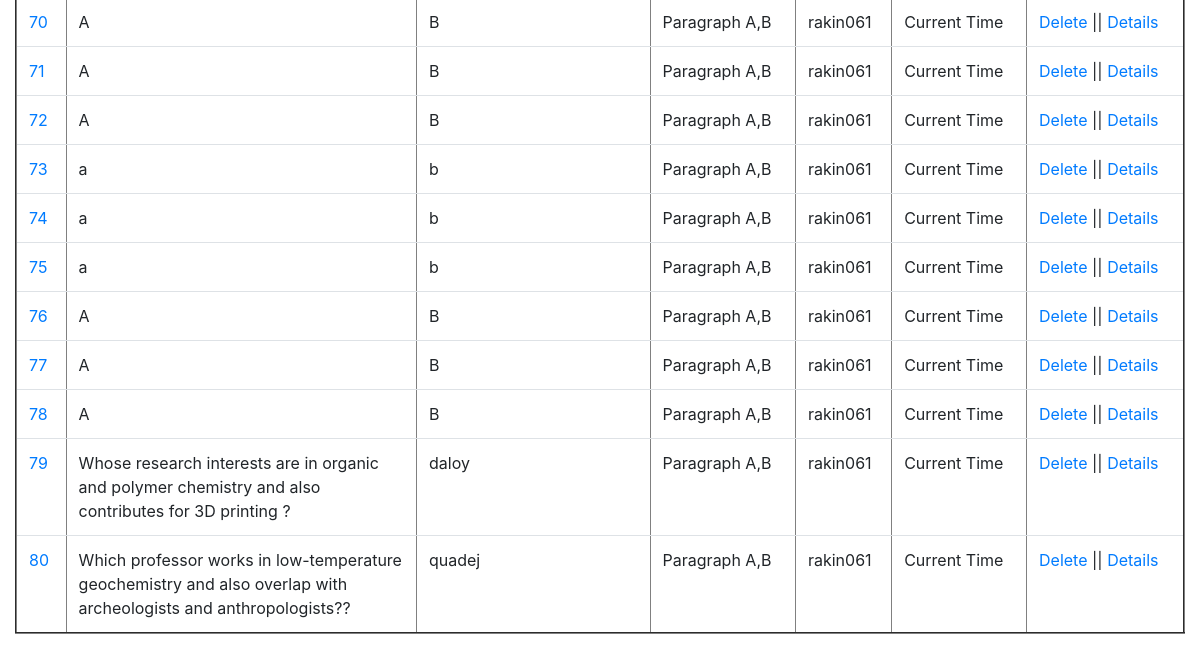
The app's page /elements/ (signed in, lower part), older data.
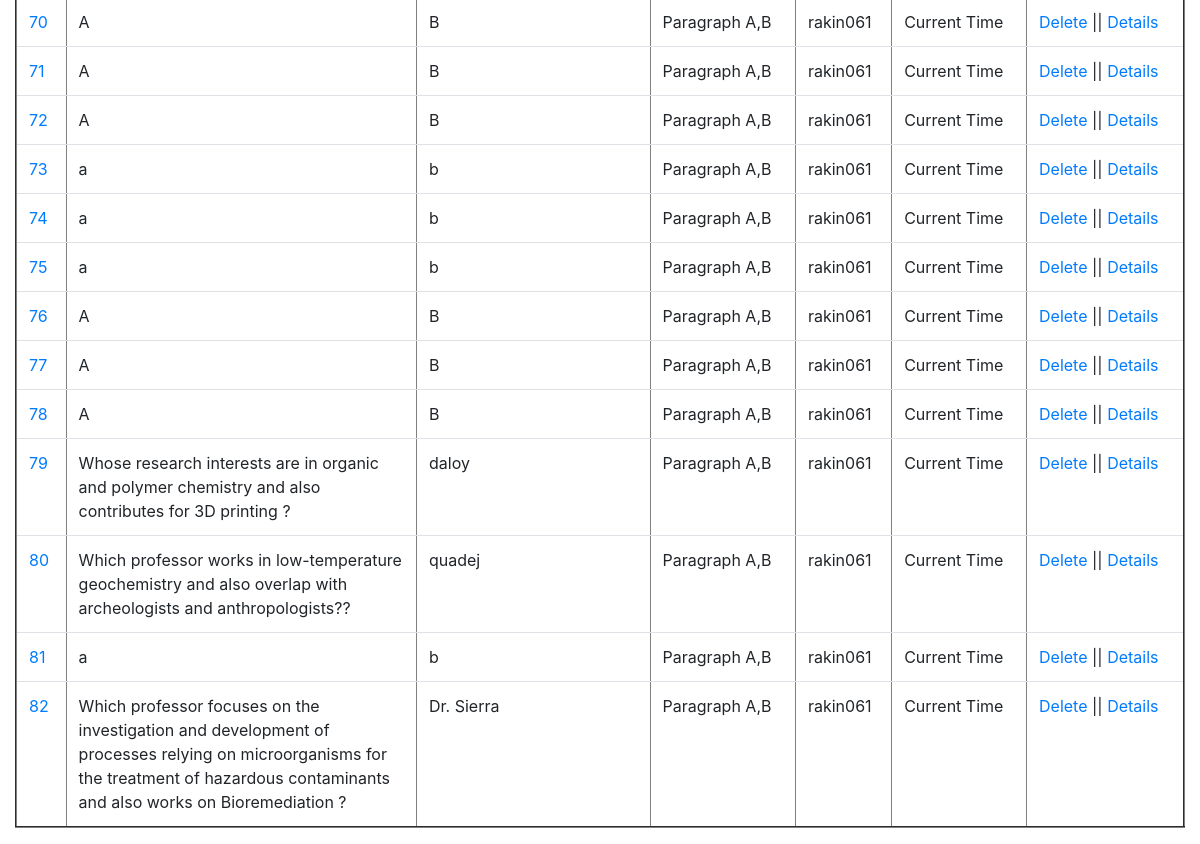
The same page, newer data.
### qa_interface/models.py (models this page shows)
class QA_Interface(models.Model):
	source_id=models.CharField(max_length=30,blank=False,null=False) # max_length = required
	title_A=models.CharField(blank=False, null=False,max_length=35)
	par_A=models.TextField(blank=False, null=False)
	title_B=models.CharField(blank=False, null=False,max_length=35)
	par_B = models.TextField(blank=False, null=False)
	question=models.TextField(blank=False, null=False, max_length=1000,help_text=' &nbsp; <button type="button" class="btn btn-danger btn-sm align-top" data-bs-container="body" '
																					  'data-bs-toggle="popover" data-bs-placement="right" data-bs-html="true"  '
																					  'data-bs-content=" Multi-hop questions require systems to aggregate information between '
																				      'multiple contexts, the ability of a system to reason over multiple sources of '
																				      'data such as paragraphs to output desired answer. Here, the system has to reason with information taken from more than one document '
																				      '(i.e. Parapgaphs) to arrive at the final answer. <br> <br> <b> Example: </b> What is the population of the capital city of Bangladesh ? '
																				      '<br> <b>Answer: </b> 40 Millions !!'
																				 	  '<br> <b>Reasoning:</b> Capital City of Bangladesh ---> Dhaka ---> Population: 40 Millions. '
																				      '<br> <br> Click <a href='' https://hotpotqa.github.io/ '' '
																				      'target=''_blank'' > here </a> to see further details of multihop questions ! "> ? </button>')
	answer=models.TextField(blank=False, null=False, max_length=100)
	question_type_choices= [('Bridge_entity', 'Bridge'),('Comparison', 'Comparison'),('Intersection', 'Intersection'),('Commonsense_reasoning', 'Commonsense')]
	question_type=models.CharField(max_length=22, choices=question_type_choices, default='Bridge_entity',help_text=' &nbsp; <button type="button" class="btn btn-danger btn-sm align-top" data-bs-container="body" '
																					  'data-bs-toggle="popover" data-bs-placement="right" data-bs-html="true"  '
																					  'data-bs-content=" Types of multi hop question you entered. Click <a href='' https://github.com/UA-KMAP/KMAP-QA/blob/main/qa_interface/templates/images/MHQA.png '' '
																				      'target=''_blank''> here </a> to see details of different types of multi hop question. "> ? </button>')
	level_choices=[('Hard','Hard'),('Medium','Medium'),('Easy','Easy')]
	level=models.CharField(max_length=6, choices=level_choices, default='Easy', help_text=' &nbsp; <button type="button" class="btn btn-danger btn-sm align-top" data-bs-container="body" '
																					  'data-bs-toggle="popover" data-bs-placement="right" data-bs-html="true"  '
																					  'data-bs-content="Difficulty level of the multi hop question you entered! "> ? </button>' )
	supporting_facts=models.TextField(blank=False, null=False,max_length=4, help_text=' &nbsp; <button type="button" class="btn btn-danger btn-sm align-top" data-bs-container="body" '
																					  'data-bs-toggle="popover" data-bs-placement="right" data-bs-html="true"  '
																					  'data-bs-content="Supporting facts specify the sentences involved while creating the multi hop question from '
																					  'both of the paragraphs.<br> <b>Example Input: 0,1. </b> It indicates that first sentence from the first paragraph and '
																					  'second sentence from the second paragraph have been used to produce the multi hop question.."> ? </button>')
	def get_absolute_url(self):
		return reverse("qa:qa_entity", kwargs={"id":self.id})

### qa_interface/views.py (the view)
# urls.py: path("elements/", detail_view),
def detail_view(request):
	obj=QA_Interface.objects.all()
	contribution=0
	username=str(request.user)
	directory_name="Dataset/"+username+"/"
	file_or_directory=Path(directory_name)
	if file_or_directory.exists():
		contribution=len([name for name in os.listdir(directory_name) if os.path.isfile(os.path.join(directory_name, name))])
	context={
		"elements": obj,
		"contribution": contribution,
		"username":username
	}
	return render(request,"detail.html",context)

### qa_interface/templates/detail.html (shortened to what this page needs)
{% extends 'base.html' %}
{% block content %}
{% if user.is_authenticated %}
<table border="2" class="table table-hover " >
	{% for element in elements %}
		<tr>
			<td><a href="{{element.get_absolute_url}}">{{element.id}}</a></td>
			<td style="width:30%">{{element.question}}</td>
			<td>{{element.answer}}</td>
			<td>Paragraph A,B</td>
			<td>rakin061</td>
			<td>Current Time</td>
			<td><a href="/delete/{{element.id}}">Delete</a>  || <a href="{{element.get_absolute_url}}">Details</a></td>
		</tr>
	{% endfor %}
</table>
{% else %}
  <p>You are not logged in</p>
  <a href="{% url 'login' %}">Log In</a>
{% endif %}
{% endblock %}

### templates/base.html (shortened to what this page needs)
<!doctype html>
<html lang="en">
<head>
    <link rel="stylesheet" href="https://cdn.jsdelivr.net/npm/bootstrap@4.0.0/dist/css/bootstrap.min.css"
>
</head>
<body>
<div class="container-fluid">
    {% block content %}{% endblock %}
</div>
</body>
</html>

Row changes from the older to the newer data that the page shows:
added QA_Interface: id "81", question "a", answer "b"
added QA_Interface: id "82", question "Which professor focuses on the investigation and development of processes relying on microorganisms for the treatment of hazardous contaminants and also works on Bioremediation ?", answer "Dr. Sierra"
